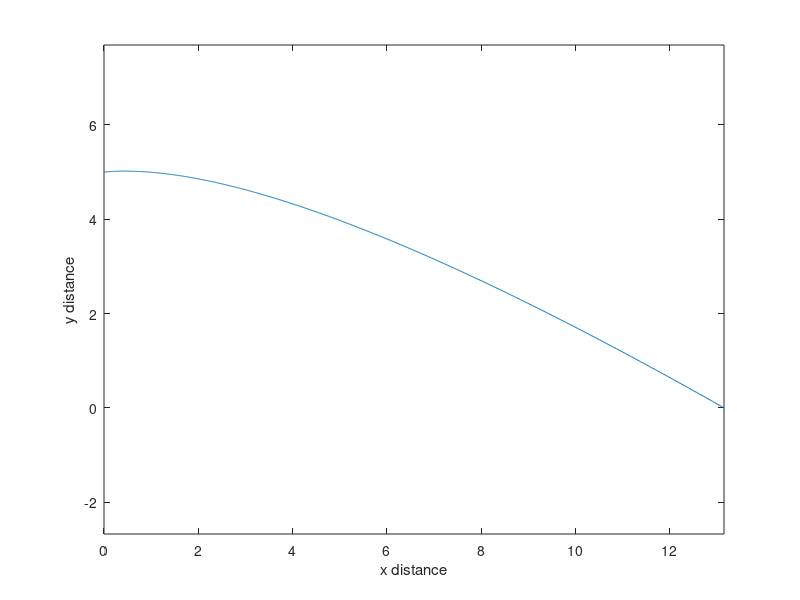

The MATLAB source for this figure:
function mp_prob4()
%input 
yi = input('Initial height: ');
v = input('Velocity: ');
A = input('Angle in degrees: ');
ax = input('Acceleration in the x-component: ');
ay = input('Acceleration in the y-component: ');

if ay == 0
    error('Your acceleration in the y-component is invalid')
else
%%%%%%Calculation%%%%%%%%
vxi = v*cosd(A); %velocity in x
vyi = v*sind(A); %velocity in y

%%time based on y, ( y = vyi*t -(1/2)*ay*(t^2)); y= -yi
%use quadratic formula to get the time 
a = -(1/2)*ay;
b = vyi;
c = yi;
tfinal = roots([a, b, c]);
%get only the positive t
tf = max(tfinal); 

%distance
xmax = (vxi*tf)+(1/2)*(ax*(tf^2)); 
vx = vxi + ax*tf; %velocity in x
vy = vyi + ay*tf; %velocity in y
vf = sqrt(vx^2 + vy^2);
%create a time 0 - tf
t = linspace(0, tf,1000);
x = vxi.*t+(1/2)*ax.*t.^2;
y = yi + vyi.*t-(1/2)*ay.*t.^2;


plot(x,y)
xlabel 'x distance';
ylabel 'y distance';
axis equal
end